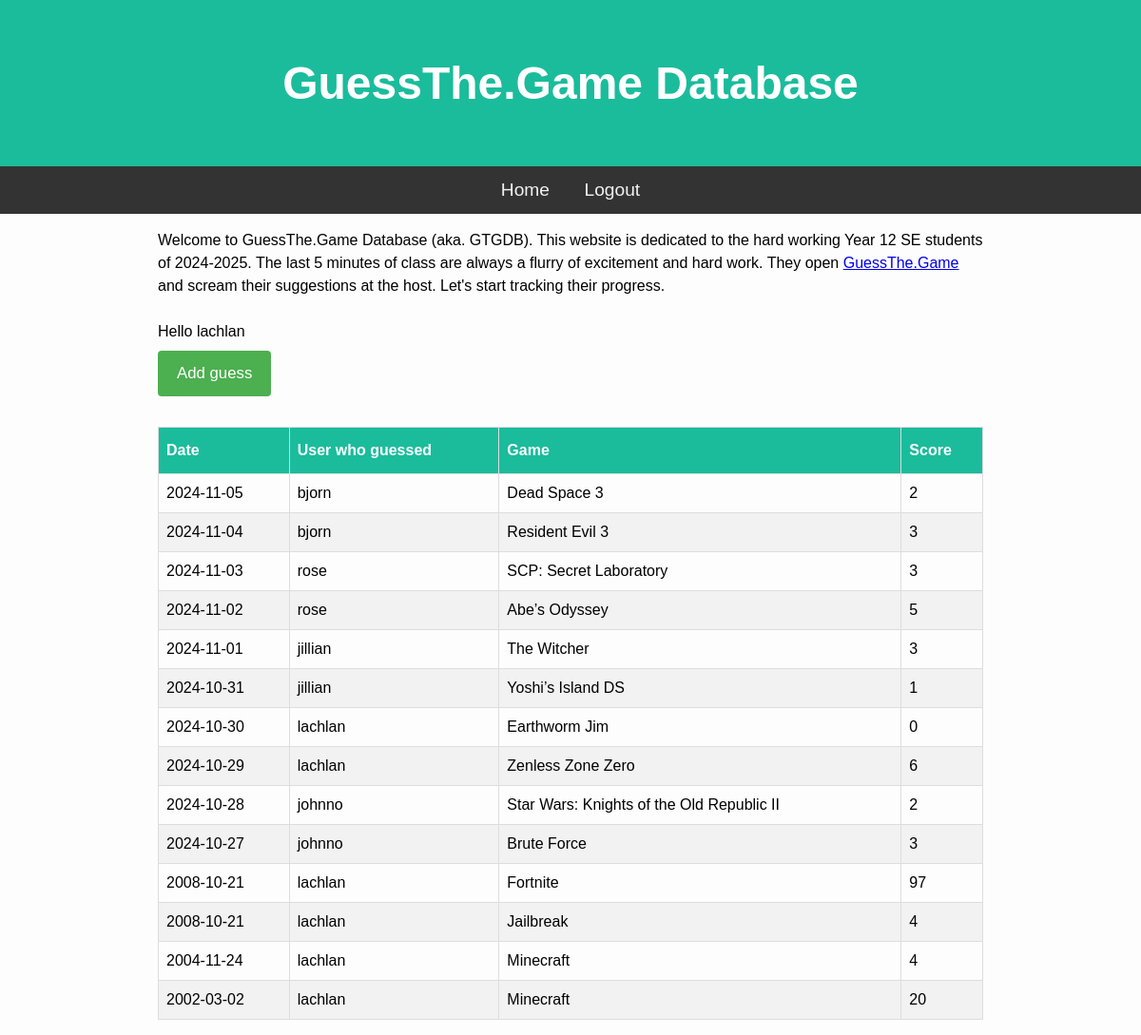
Screenshot of / (signed in) with the database file from the repository.
### tables this page shows
CREATE TABLE Users (id INTEGER PRIMARY KEY AUTOINCREMENT,
             username TEXT NOT NULL UNIQUE,
             password TEXT NOT NULL);

CREATE TABLE Guesses (id INTEGER PRIMARY KEY AUTOINCREMENT,
                      user_id INTEGER,
                      date TEXT NOT NULL,
                      score INTEGER,
                      game TEXT NOT NULL);

### main.py (the view)
@app.route("/")
def Home():
    guessData = db.GetAllGuesses()
    return render_template("index.html", guesses=guessData)

### db.py (called while the page is built)
def GetDB():
    db = sqlite3.connect(".database/gtg.db")
    db.row_factory = sqlite3.Row
    return db

def GetAllGuesses():
    db = GetDB()
    guesses = db.execute("""
        SELECT Guesses.date, Guesses.game, Guesses.score, Users.username
        FROM Guesses
        JOIN Users ON Guesses.user_id = Users.id
        ORDER BY Guesses.date DESC
    """).fetchall()
    db.close()
    return guesses

### templates/index.html
{% extends "base.html" %}
{% block content %}
<div class="container">
    <p>
        Welcome to GuessThe.Game Database (aka. GTGDB). This website is dedicated to the hard working Year 12 SE students of 2024-2025. The last 5 minutes of class are always a flurry of excitement and hard work. They open <a href="https://guessthe.game/">GuessThe.Game</a> and scream their suggestions at the host. Let's start tracking their progress.
    </p>
    {% if 'username' in session %}
        <br>
        <p>Hello {{ session['username'] }}</p>
        <a href="/add"><button>Add guess</button></a>
    {% endif %}
</div>
<br>
<table class="guess_table">
    <thead>
        <tr>
            <th>Date</th>
            <th>User who guessed</th>
            <th>Game</th>
            <th>Score</th>
        </tr>
    </thead>
    <tbody>
        {% for guess in guesses %}
        <tr>
            <td>{{ guess['date'] }}</td>
            <td>{{ guess['username'] }}</td>
            <td>{{ guess['game'] }}</td>
            <td>{{ guess['score'] }}</td>
        </tr>
        {% endfor %}
    </tbody>
</table>
{% endblock %}

### static/css/style.css (style rules this page uses)
* { padding: 0; margin: 0; box-sizing: border-box; }
body { background: #fdfdfd; font-family: "Nunito", sans-serif; font-size: 1rem; }
.guess_table { font-family: Arial, Helvetica, sans-serif; border-collapse: collapse; width: 100%; }
.guess_table td, .guess_table th { border: 1px solid #ddd; padding: 8px; }
.guess_table tr:nth-child(even) { background-color: #f2f2f2; }
.guess_table th { padding-top: 12px; padding-bottom: 12px; text-align: left; background-color: #1abc9c; color: white; }
button { background-color: #4CAF50; color: white; padding: 14px 20px; margin: 8px 0; border: none; border-radius: 4px; cursor: pointer; font-size: 1.05em; }

### rows the page displays
Users: username "lachlan"
Guesses: date "2024-11-05", username "bjorn", game "Dead Space 3", score "2"
Guesses: date "2024-11-04", username "bjorn", game "Resident Evil 3", score "3"
Guesses: date "2024-11-03", username "rose", game "SCP: Secret Laboratory", score "3"
Guesses: date "2024-11-02", username "rose", game "Abe’s Odyssey", score "5"
Guesses: date "2024-11-01", username "jillian", game "The Witcher", score "3"
Guesses: date "2024-10-31", username "jillian", game "Yoshi’s Island DS", score "1"
Guesses: date "2024-10-30", username "lachlan", game "Earthworm Jim", score "0"
Guesses: date "2024-10-29", username "lachlan", game "Zenless Zone Zero", score "6"
Guesses: date "2024-10-28", username "johnno", game "Star Wars: Knights of the Old Republic II", score "2"
Guesses: date "2024-10-27", username "johnno", game "Brute Force", score "3"
Guesses: date "2008-10-21", username "lachlan", game "Fortnite", score "97"
Guesses: date "2008-10-21", username "lachlan", game "Jailbreak", score "4"
Guesses: date "2004-11-24", username "lachlan", game "Minecraft", score "4"
Guesses: date "2002-03-02", username "lachlan", game "Minecraft", score "20"
